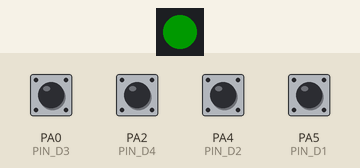
This sketch was run on a simulated STM32 Blue Pill. On the bench: 1 RGB LEDs in strip order, left to right. The inputs (shaded band) are chosen by the test bench; at power-on: PA0 (PIN_D3), PA2 (PIN_D4), PA4 (PIN_D2), PA5 (PIN_D1) HIGH. Dim RGB values are drawn brighter than linear; what the sketch prints to the serial monitor is not drawn.

Above: at 1.2 s.
1.3 s: PA5 (PIN_D1) pulled LOW for 0.15 s
At 1.38 s:
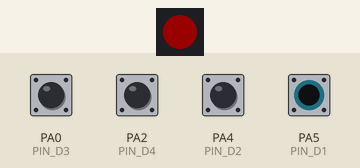
Timing chart, 0 to 4.3 s (numbered marks = the images above; inputs shaded):
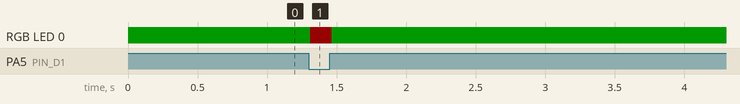

The sketch:

tx.ino
```cpp
#include <ESP8266WiFi.h>
#include <espnow.h>
#include <Adafruit_NeoPixel.h>

// ==========================================
// 1. 接收端的身份证号 (MAC 地址) - 已填好
// ==========================================
uint8_t broadcastAddress[] = {0x68, 0xC6, 0x3A, 0xF6, 0xD8, 0x86};

// === 2. 硬件引脚定义 ===
const int PIN_D1 = 5;  // GPIO 5 (控制开关)
const int PIN_D2 = 4;  // GPIO 4
const int PIN_D3 = 0;  // GPIO 0
const int PIN_D4 = 2;  // GPIO 2

// WS2812 灯珠配置
#define PIN_LED    12
#define NUMPIXELS  1
Adafruit_NeoPixel pixels(NUMPIXELS, PIN_LED, NEO_GRB + NEO_KHZ800);

// === 3. 数据包结构 (必须与接收端一致) ===
typedef struct struct_message {
  int d1;
  int d2;
  int d3;
  int d4;
} struct_message;

struct_message myData; // 创建数据包

// 发送结果回调函数 (可选调试用)
void OnDataSent(uint8_t *mac_addr, uint8_t sendStatus) {
  // Serial.print("发送状态: ");
  // Serial.println(sendStatus == 0 ? "成功" : "失败");
}

void setup() {
  Serial.begin(115200);

  // 初始化灯珠
  pixels.begin();
  pixels.setBrightness(25);
  pixels.show(); // 默认灭

  // 初始化按键 (上拉模式: 悬空=1, 接地=0)
  pinMode(PIN_D1, INPUT_PULLUP);
  pinMode(PIN_D2, INPUT_PULLUP);
  pinMode(PIN_D3, INPUT_PULLUP);
  pinMode(PIN_D4, INPUT_PULLUP);

  // === ESP-NOW 初始化 ===
  WiFi.mode(WIFI_STA); // 必须是 Station 模式
  if (esp_now_init() != 0) {
    Serial.println("ESP-NOW 初始化失败");
    return;
  }

  // 设置角色为控制器
  esp_now_set_self_role(ESP_NOW_ROLE_CONTROLLER);
  // 注册回调
  esp_now_register_send_cb(OnDataSent);

  // 添加接收端配对
  esp_now_add_peer(broadcastAddress, ESP_NOW_ROLE_SLAVE, 1, NULL, 0);

  Serial.println("遥控器已就绪，目标 MAC: 68:C6:3A:F6:D8:86");
}

void loop() {
  // 1. 读取引脚状态
  myData.d1 = digitalRead(PIN_D1);
  myData.d2 = digitalRead(PIN_D2);
  myData.d3 = digitalRead(PIN_D3);
  myData.d4 = digitalRead(PIN_D4);

  // 2. 本地灯光反馈 (D1接地变红)
  if (myData.d1 == HIGH) {
    pixels.setPixelColor(0, pixels.Color(0, 255, 0)); // 绿 (悬空)
  } else {
    pixels.setPixelColor(0, pixels.Color(255, 0, 0)); // 红 (接地)
  }
  pixels.show();

  // 3. 无线发送数据
  esp_now_send(broadcastAddress, (uint8_t *) &myData, sizeof(myData));

  delay(50); // 发送间隔 50ms
}
```

Measured:
- after the input at 1.3 s, RGB LED 0: RGB(0, 25, 0) → RGB(25, 0, 0) at once, → RGB(0, 25, 0) 0.15 s later
